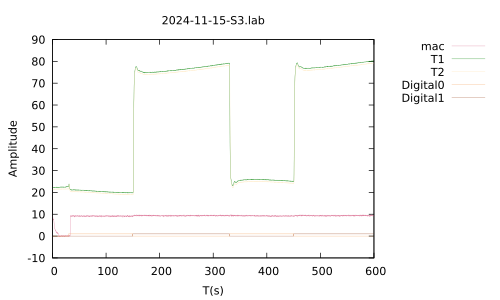

This chart was generated by the following gnuplot code:
set terminal pdf
set encoding utf8
set output "2024-11-15-S3.pdf"
set encoding utf8
#set xrange [0.0:600.0]
#set yrange [0.0:20.0]
set key outside
set style line 1 linecolor rgb '#DB7093' linewidth 0.1
set style line 2 linecolor rgb '#008000' linewidth 0.1
set style line 3 linecolor rgb '#FFE4B5' linewidth 0.1
set style line 4 linecolor rgb '#F4A460' linewidth 0.1
set style line 5 linecolor rgb '#A0522D' linewidth 0.1
set title "2024-11-15-S3.lab"
set xlabel "T(s)"
set ylabel "Amplitude"
plot "2024-11-15-S3.lab" every ::1 using 1:2 w l linestyle 1 title "mac", "2024-11-15-S3.lab" using 1:3 w l linestyle 2 title "T1", "2024-11-15-S3.lab" using 1:4 w l linestyle 3 title "T2", "2024-11-15-S3.lab" using 1:5 w l linestyle 4 title "Digital0", "2024-11-15-S3.lab" using 1:6 w l linestyle 5 title "Digital1"
